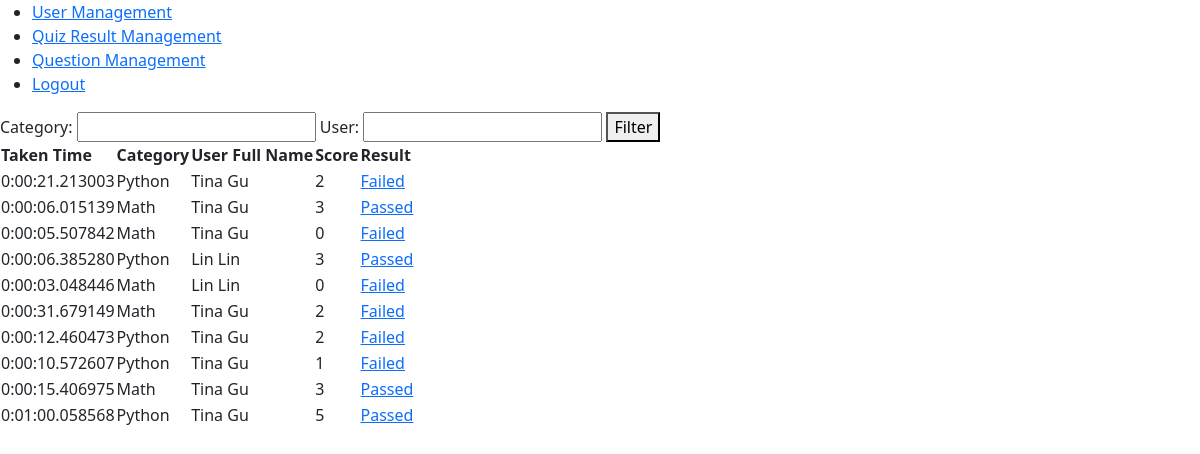
/user_quiz_management/ (signed in), run on the app's committed database.
### apps/web/models.py (models this page shows, shortened)
class Quiz(models.Model):
    user = models.ForeignKey(settings.AUTH_USER_MODEL, on_delete=models.CASCADE, related_name="quizzes_user")
    category = models.ForeignKey(Category, on_delete=models.CASCADE, related_name="quizzes_cat")
    name = models.CharField(max_length=255)
    time_start = models.DateTimeField(default=timezone.now)
    time_end = models.DateTimeField(null=True, blank=True)
    STATUS_CHOICES = (
        ('ongoing', 'Ongoing'),
        ('completed', 'Completed'),
    )
    status = models.CharField(max_length=10, choices=STATUS_CHOICES, default='ongoing')
    def calculate_duration(self):
        if self.time_end:
            return self.time_end - self.time_start
        else:
            return timezone.now() - self.time_start
    def get_score(self):
        correct_answers_count = self.quiz_questions_quiz.filter(user_choice__is_correct=True).count()
        return correct_answers_count
    def get_result(self):
        score = self.get_score()
        return 'Passed' if score >= 3 else 'Failed'

class Category(models.Model):
    name = models.CharField(max_length=50)
    is_active = models.BooleanField(default=True)

class CustomUser(AbstractUser):
    phone = models.CharField(max_length=20, blank=True, null=True)
    class Meta:
        db_table = 'custom_user'
    groups = models.ManyToManyField(
        'auth.Group',
        verbose_name='groups',
        blank=True,
        help_text='The groups this user belongs to. A user will get all permissions granted to each of their groups.',
        related_name="custom_user_set",
        related_query_name="custom_user",
    )
    user_permissions = models.ManyToManyField(
        'auth.Permission',
        verbose_name='user permissions',
        blank=True,
        help_text='Specific permissions for this user.',
        related_name="custom_user_set",
        related_query_name="custom_user",
    )

### apps/web/views.py (the view)
# urls.py: path('user_quiz_management/', UserQuizListView.as_view(), name='user_quiz_management'),
class UserQuizListView(LoginRequiredMixin,PermissionRequiredMixin,ListView):
    permission_required = 'web.view_quiz'
    model = Quiz
    template_name = 'user_management/user_quiz_management.html'
    context_object_name = 'quizzes'
    ordering = ['-time_start']
    def get_queryset(self):
        queryset = super().get_queryset()
        user = self.request.user
        user_filter = self.request.GET.get('user_id')
        print(user_filter)
        if user.is_authenticated and (user.is_staff or user.is_superuser):
            if user_filter:
                queryset = queryset.filter(user__id=user_filter)
            category_filter = self.request.GET.get('category')
            if category_filter:
                queryset = queryset.filter(category__name=category_filter)
        return queryset

### apps/web/templates/user_management/user_quiz_management.html
{% extends 'base.html' %}
{% load crispy_forms_tags %}
{% block content %}
    {% if request.user.is_staff or request.user.is_superuser %}
        <form method="get">
            <label for="category">Category:</label>
            <input type="text" name="category" id="category">
            <label for="user">User:</label>
            <input type="int" name="user_id" id="user_id">
            <button type="submit">Filter</button>
        </form>
    {% endif %}
    <table>
        <thead>
            <tr>
                <th>Taken Time</th>
                <th>Category</th>
                <th>User Full Name</th>
                <th>Score</th>
                <th>Result</th>
            </tr>
        </thead>
        <tbody>
            {% for quiz in quizzes %}
            <tr onclick="window.location.href='{% url 'quiz_result' quiz.id %}';">
                <td>{{ quiz.calculate_duration }}</td>
                <td>{{ quiz.category.name }}</td>
                <td>{{ quiz.user.get_full_name }}</td>
                <td>{{ quiz.get_score }}</td>
                <td><a href="{% url 'quiz_result' quiz.id%}">{{ quiz.get_result }}</a></td>
            </tr>
            {% endfor %}
        </tbody>
    </table>
{% endblock %}

### data on the page
Quiz: calculate_duration "0:00:21.213003", category.name "Python", user.get_full_name "Tina Gu", get_score "2", get_result "Failed"
Quiz: calculate_duration "0:00:06.015139", category.name "Math", user.get_full_name "Tina Gu", get_score "3", get_result "Passed"
Quiz: calculate_duration "0:00:05.507842", category.name "Math", user.get_full_name "Tina Gu", get_score "0", get_result "Failed"
Quiz: calculate_duration "0:00:06.385280", category.name "Python", user.get_full_name "Lin Lin", get_score "3", get_result "Passed"
Quiz: calculate_duration "0:00:03.048446", category.name "Math", user.get_full_name "Lin Lin", get_score "0", get_result "Failed"
Quiz: calculate_duration "0:00:31.679149", category.name "Math", user.get_full_name "Tina Gu", get_score "2", get_result "Failed"
Quiz: calculate_duration "0:00:12.460473", category.name "Python", user.get_full_name "Tina Gu", get_score "2", get_result "Failed"
Quiz: calculate_duration "0:00:10.572607", category.name "Python", user.get_full_name "Tina Gu", get_score "1", get_result "Failed"
Quiz: calculate_duration "0:00:15.406975", category.name "Math", user.get_full_name "Tina Gu", get_score "3", get_result "Passed"
Quiz: calculate_duration "0:01:00.058568", category.name "Python", user.get_full_name "Tina Gu", get_score "5", get_result "Passed"
